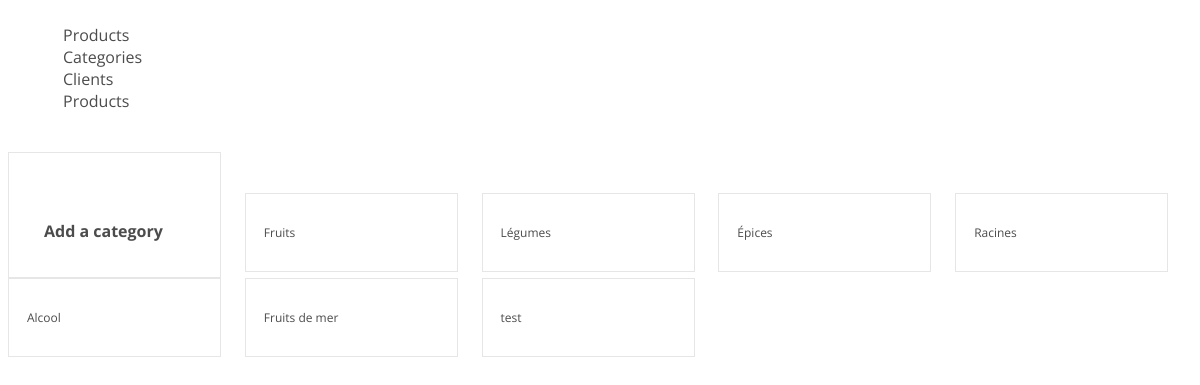
Screenshot of /admin/categories.php (signed in) with the database file from the repository.
### tables this page shows
CREATE TABLE IF NOT EXISTS `categories` (
  `id` int(11) NOT NULL,
  `name` varchar(255) NOT NULL
);

### admin/categories.php (the view)
<?php
include 'template/header.php';
?>
 <div class="prod_ran">
<?php
echo "<section>";
	echo "<a href=add.php class='button add'>Add a category</a></section>";
$query = mysqli_query($link, "SELECT * FROM `categories`");
while (($array = mysqli_fetch_assoc($query)) !== NULL)
{
	echo "<section>";
	echo "<p><a href=modify_cat.php?id=";
	echo $array['id'];
	echo ">";
	echo $array['name'];
	echo "</a>";
	echo "</p>";
	echo "</section>";
}
?>
</div>

### css/style.css (style rules this page uses)
body { font-family:Open Sans; }
* { box-sizing: border-box; }
p { font-size: 12px; }
*::after, *::before { box-sizing: border-box; }
a { font-family:Open Sans; color:#4c4c4c; text-decoration: none; }
.prod_ran { margin-top: 40px; }
.prod_ran section { border: 1px solid #e6e6e6; display: inline-block; margin-right: 2%; padding: 18px; width: 18%; }
.prod_ran section:last-child { margin-right: 0; }
.button { border-radius: 8px; display: inline-block; font-weight: bold; margin-top: 32px; padding: 17px; }

### rows the page displays
categories: name "Fruits"
categories: name "Légumes"
categories: name "Épices"
categories: name "Racines"
categories: name "Alcool"
categories: name "Fruits de mer"
categories: name "test"
